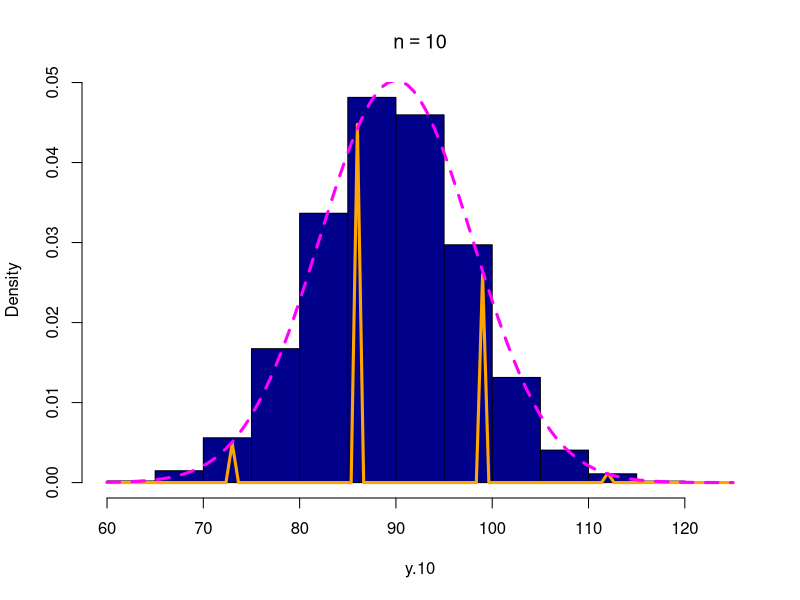
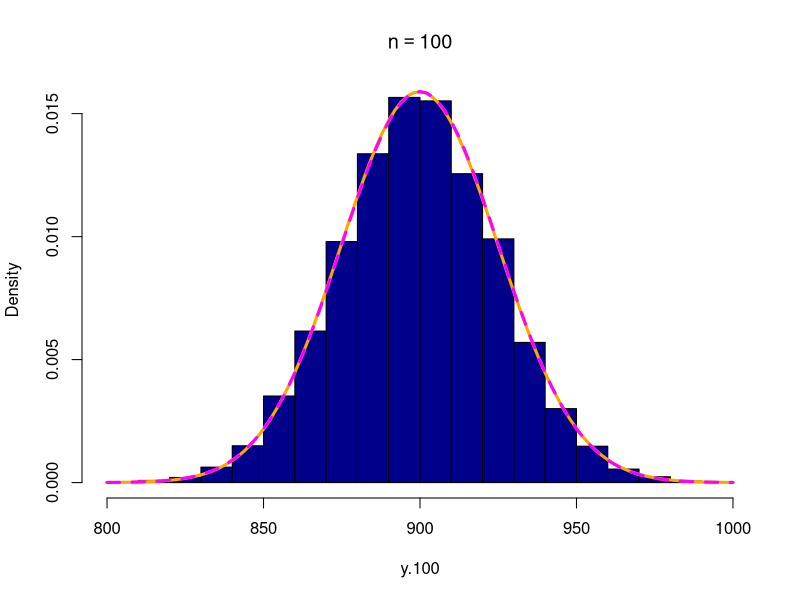
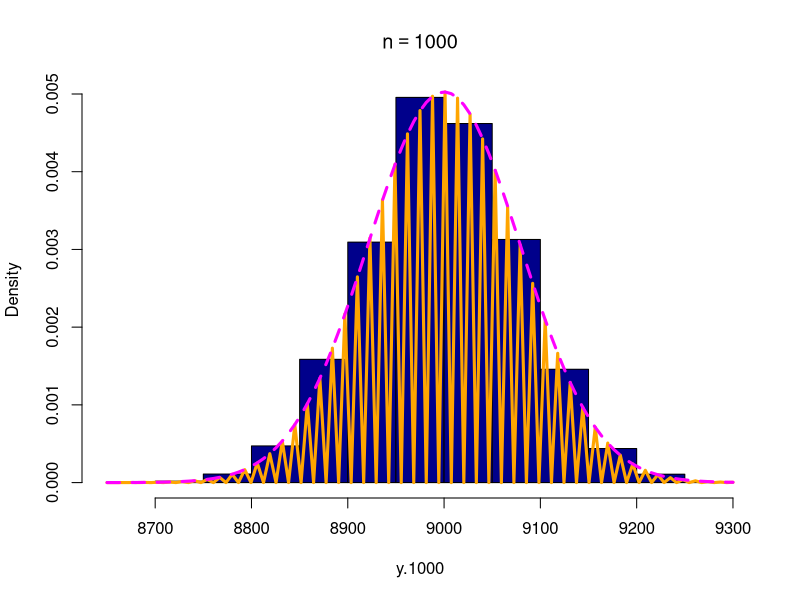
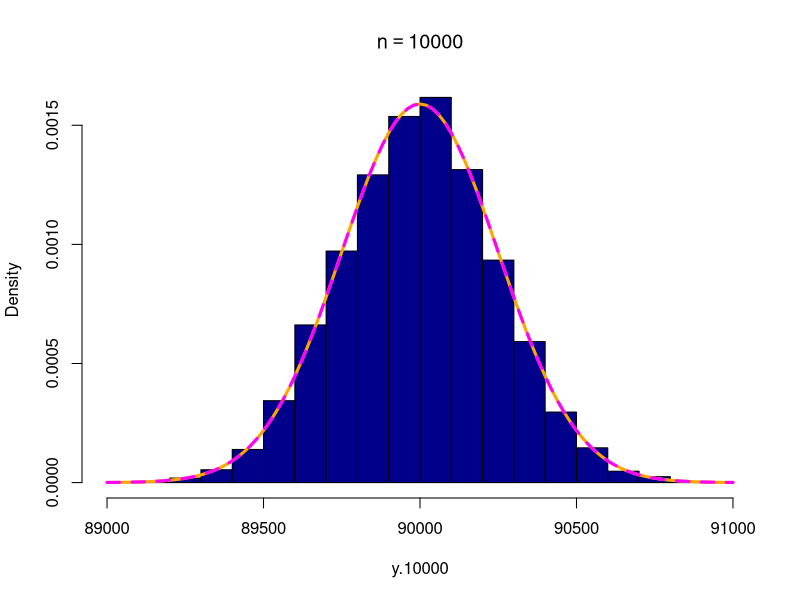
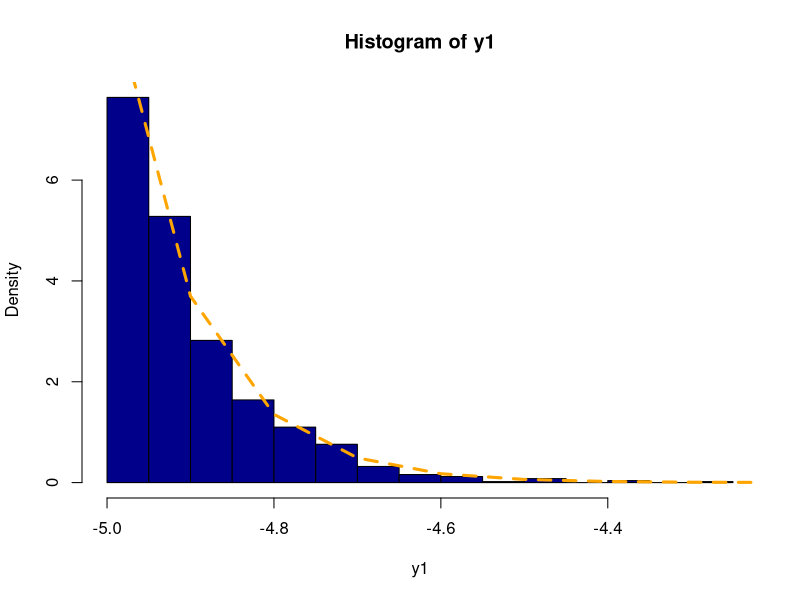
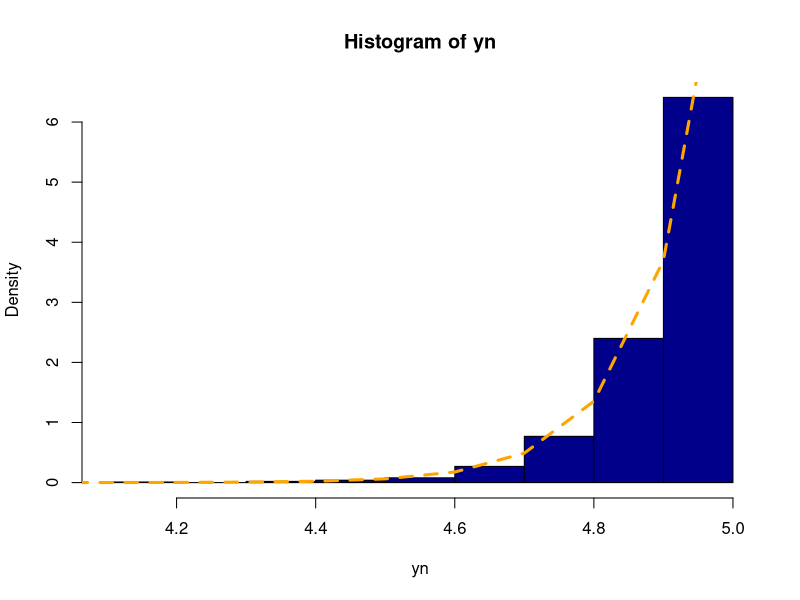

R code for these plots, in order:
#### Actividad Laboratorio 7

set.seed(1113)
y.10=vector("numeric")
y.100=vector("numeric")
y.1000=vector("numeric")
y.10000=vector("numeric")

rep = 10000
size = 30
prob = 0.3

for(i in 1:rep){
  x=rbinom(n=10,size = size,prob = prob)
  y.10[i]=sum(x)
  x=rbinom(n=100,size = size,prob = prob)
  y.100[i]=sum(x)
  x=rbinom(n=1000,size = size,prob = prob)
  y.1000[i]=sum(x)
  x=rbinom(n=10000,size = size,prob = prob)
  y.10000[i]=sum(x)
}


#par(mfrow=c(2,2),cex=0.7)
n=10
hist(y.10,freq=F,main=expression(n==10),
     col="darkblue")

#BIN(n=30,p=0.3) = sumaron 30 BIN(n=1,p=0.3)
curve(dbinom(x,size = n*size,prob = prob),lwd=3,
      col="orange",lty=1,add=TRUE)
curve(dnorm(x,mean=n*size*prob,sd=sqrt(n*size*prob*(1-prob))),lwd=3,
      col="magenta",lty=2,add=TRUE)

n=100
hist(y.100,freq=F,main=expression(n==100),
     col="darkblue")
curve(dbinom(x,size = n*size,prob = prob),lwd=3,
      col="orange",lty=1,add=TRUE)
curve(dnorm(x,mean=n*size*prob,sd=sqrt(n*size*prob*(1-prob))),lwd=3,
      col="magenta",lty=2,add=TRUE)

n=1000
hist(y.1000,freq=F,main=expression(n==1000),
     col="darkblue")
curve(dbinom(x,size = n*size,prob = prob),lwd=3,
      col="orange",lty=1,add=TRUE)
curve(dnorm(x,mean=n*size*prob,sd=sqrt(n*size*prob*(1-prob))),lwd=3,
      col="magenta",lty=2,add=TRUE)

n=10000
hist(y.10000,freq=F,main=expression(n==10000),
     col="darkblue")
curve(dbinom(x,size = n*size,prob = prob),lwd=3,
      col="orange",lty=1,add=TRUE)
curve(dnorm(x,mean=n*size*prob,sd=sqrt(n*size*prob*(1-prob))),lwd=3,
      col="magenta",lty=2,add=TRUE)
########



# X_1,...,X_n ~ Uniforme(a,b)
# f(x) = 1/(b-a)
# F(x) = (x-a)/(b-a)
# Y_1=X_(1)=min(X_1,...,X_n)=n*(1-(b-y)/(b-a))^{n-1}(1/(b-a))
# Y_n = max(X_1,...,X_n)=n/(b-a)*((x-a)/(b-a))^(n-1)

a=-5
b=5
n=100
y1=vector("numeric")
yn=vector("numeric")

rep = 1000
for(i in 1:rep){
  x=runif(n=100,min = a, max = b)
  y1[i]=min(x)
  yn[i]=max(x)
}

#par(mfrow=c(1,2))
hist(y1,freq=FALSE,col="darkblue")
eq = function(x){n/(b-a)*((b-x)/(b-a))^(n-1)}
curve(eq,from = a,to=b,col="orange",lty=2,lwd=3,add=TRUE)

hist(yn,freq=FALSE,col="darkblue")
eq = function(x){n/(b-a)*((x-a)/(b-a))^(n-1)}
curve(eq,from = a,to=b,col="orange",lty=2,lwd=3,add=TRUE)
